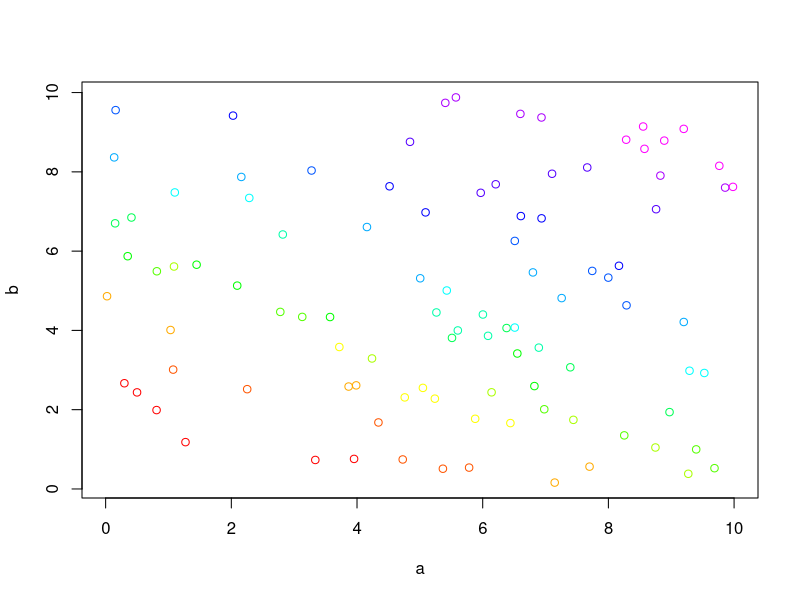
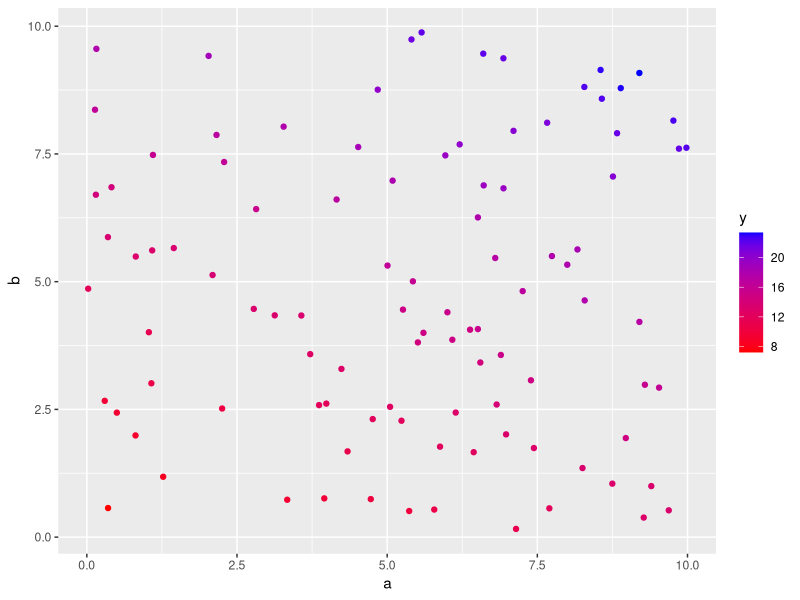
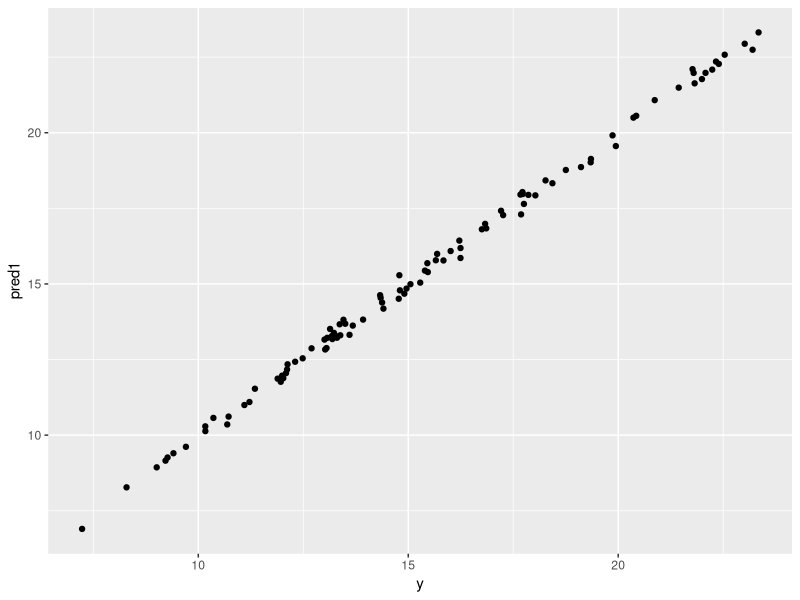
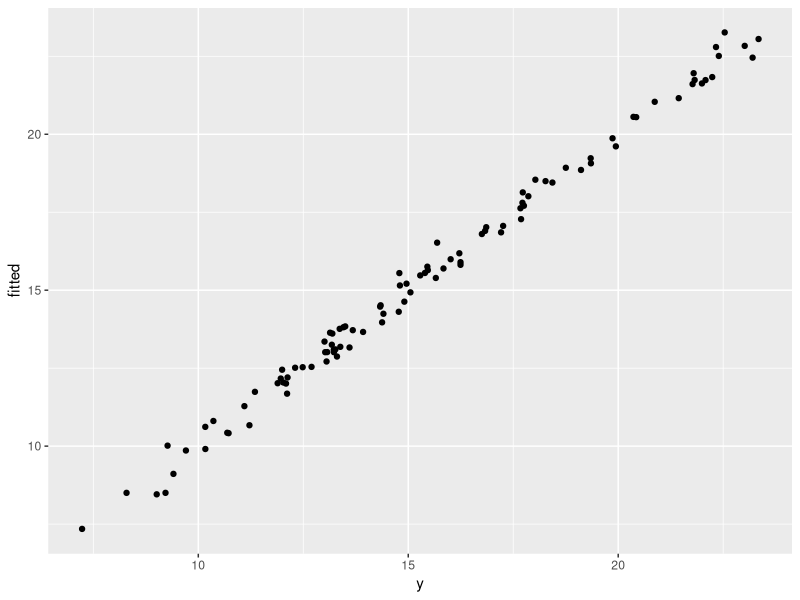
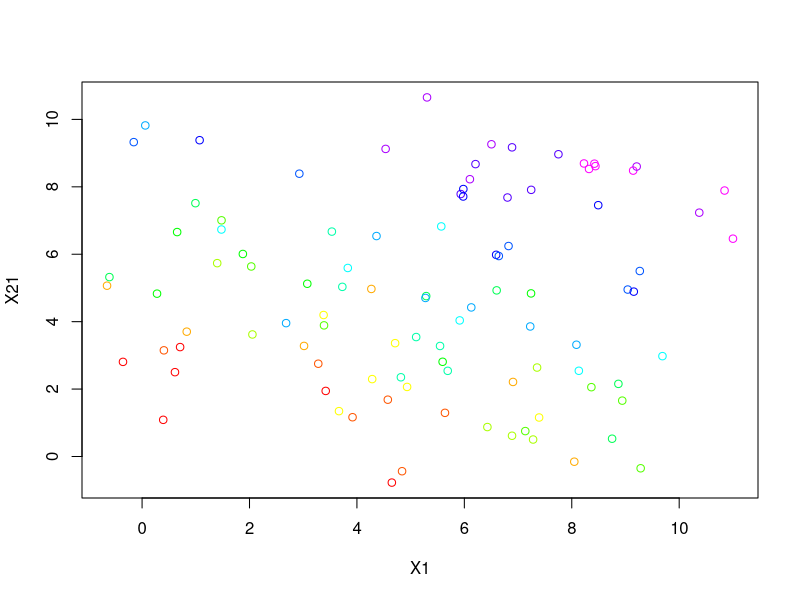
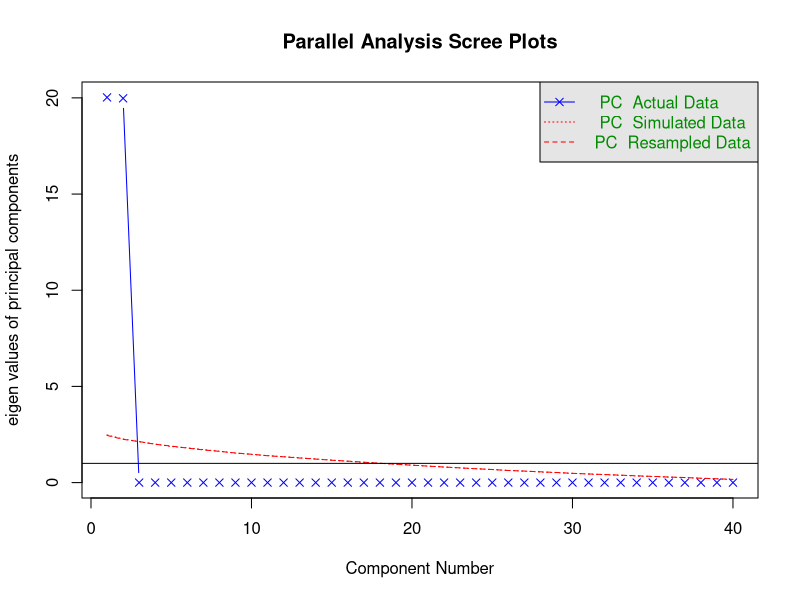
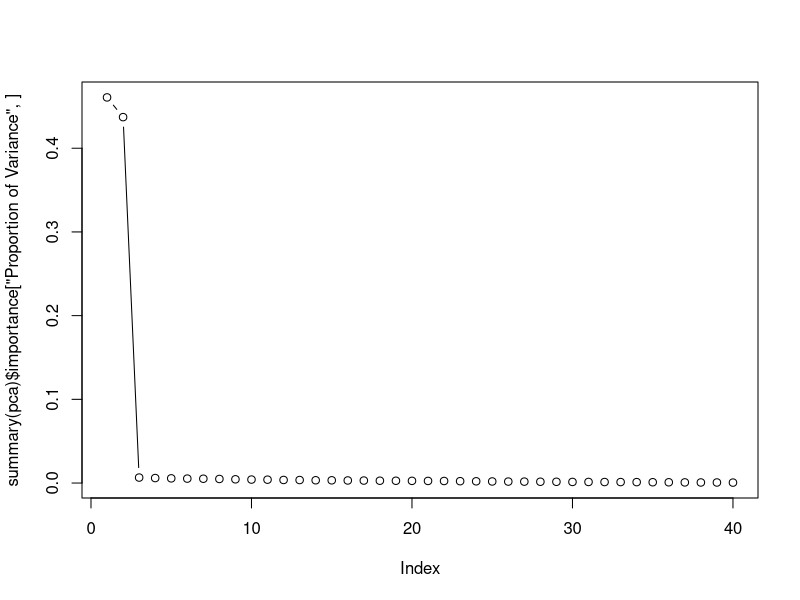
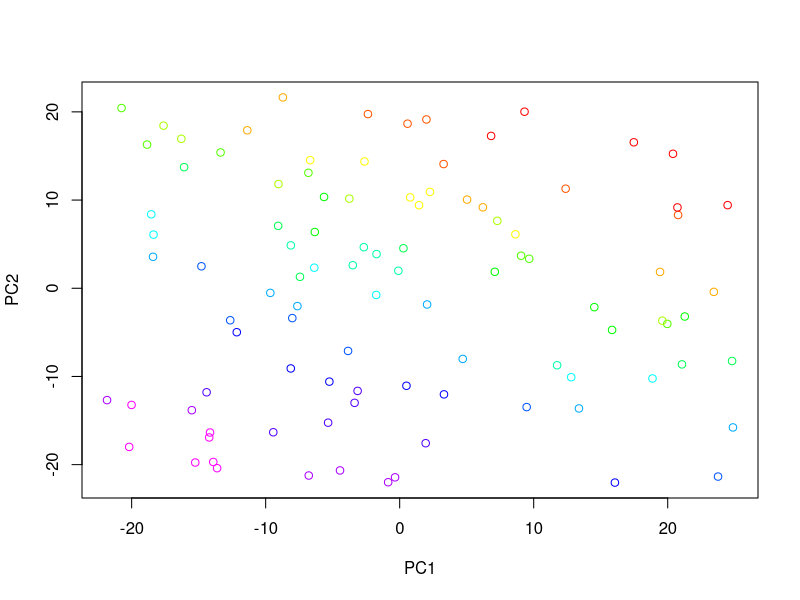

Recreate these plots in R, in order.
## ---- chunk 1
N <- 1e2	# 1e5

a <- runif(N, min=0, max=10)
b <- runif(N, min=0, max=10)

s <- 1.2

y <- 6 + 0.7 * a + 1.2 * b + rnorm(N, sd=0.2)

df1 <- data.frame(a, b, y)
## ---- chunk 2
df1$y_bucket <- cut(y, breaks=quantile(y, probs=0:16/16))
rbow <- rainbow(16, end=5/6)

with(df1, plot(x=a, y=b, col=rbow[y_bucket]))
## ---- chunk 3
library(ggplot2)
ggplot(df1, aes(x=a, y=b, col=y)) + 
    geom_point() +
    scale_colour_gradient(low="red", high="blue")
## ---- chunk 4
fit1 <- lm( y ~ a + b, data=df1)

df1$pred1 <- fit1$fitted

ggplot(df1, aes(x=y, y=pred1)) + geom_point()

summary(fit1)

###
# (I want the fit to be good, but the coefficients to be non-significant.
# Try more multicollinear columns:

## ---- chunk 5
num_a_cols <- 20
num_b_cols <- 20

X_signal <- matrix( c(rep(a, num_a_cols), rep(b, num_b_cols)), ncol=(num_a_cols + num_b_cols) )
X_noise <- matrix( rnorm( (num_a_cols + num_b_cols) * N), ncol=(num_a_cols + num_b_cols) )
X <- X_signal + X_noise
df2 <- cbind(data.frame(X), y)

fitA <- lm(y ~ ., data=df2)
summary(fitA)

df2$fitted <- fitA$fitted
# plot(y ~ fitted, data=df2)
ggplot(df2, aes(x=y, y=fitted)) + geom_point()

df2$fitted <- fitA$fitted

df2$y_bucket <- cut(df2$y, breaks=quantile(df2$y, probs=0:16/16, include.lowest=TRUE))
rbow <- rainbow(16, end=5/6)
with(df2, plot(x=X1, y=X21, col=rbow[y_bucket]))
## ---- chunk 6
library(psych)
fa.parallel(X_signal, fa="pc")

pca <- prcomp(X)
plot(summary(pca)$importance["Proportion of Variance",], type="b")
## ---- chunk 7
pcdf <- data.frame(cbind(pca$x[, c("PC1", "PC2")], y=df2$y))

pcdf$y_bucket <- cut(pcdf$y, breaks=quantile(pcdf$y, probs=0:16/16, include.lowest=TRUE))
rbow <- rainbow(16, end=5/6)
with(pcdf, plot(x=PC1, y=PC2, col=rbow[y_bucket]))
